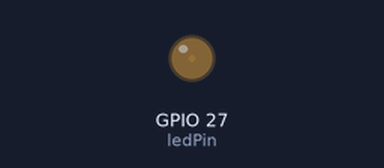
The program below on a simulated ESP32. Parts: output pins drawn as LEDs (lit = HIGH). What the program prints to the serial monitor is not drawn.

Above: at 0.05 s.
At 0.95 s:
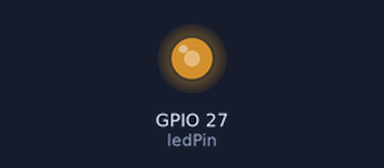
At 1.4 s:
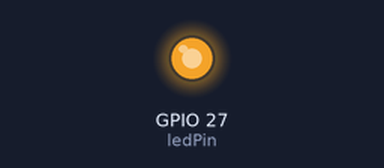
At 2.75 s:
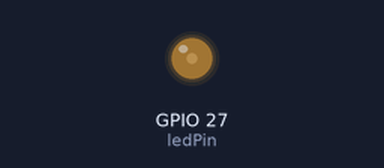
Timing chart, 0 to 7.0 s (numbered marks = the images above):
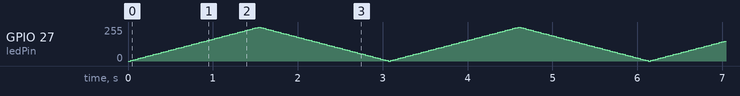

The program:

main.cpp
```cpp
#include <Arduino.h>


#define ledPin 27 // The PWM pin connected to the LED


int brightness = 0; // Initialize brightness to 0 (off)
int fadeAmount = 5; // Amount to change brightness

void setup() {
  Serial.begin(115200);
  Serial.println("ESP START");
  pinMode(ledPin, OUTPUT); // Set the LED pin as an output
}

void loop() {
  analogWrite(ledPin, brightness); // Set the LED brightness (0-255)

  brightness = brightness + fadeAmount; // Change the brightness
  if (brightness <= 0 || brightness >= 255) {
    fadeAmount = -fadeAmount; // Reverse the fade direction
  }

  delay(30); // Wait 30 milliseconds to see the dimming effect
}
```
